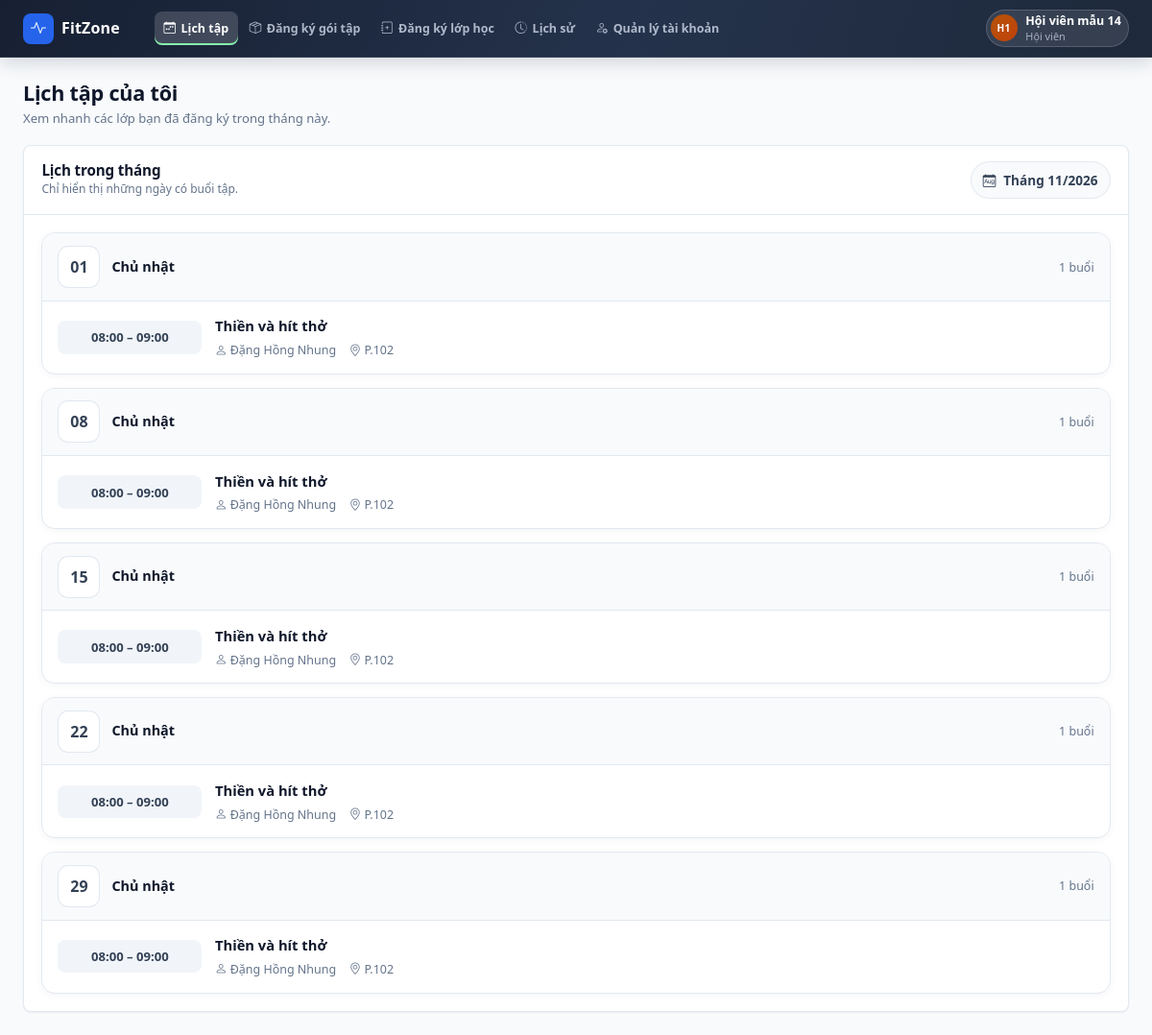
The app's page /customer/index.php (signed in) with its own data.
### tables this page shows
CREATE TABLE `tai_khoan` (
  `id` int(10) unsigned NOT NULL AUTO_INCREMENT,
  `ten_dang_nhap` varchar(50) NOT NULL,
  `mat_khau` varchar(255) NOT NULL,
  `ho_ten` varchar(100) NOT NULL,
  `vai_tro` varchar(20) NOT NULL DEFAULT 'customer',
  `trang_thai` tinyint(1) NOT NULL DEFAULT 1,
  `created_at` datetime NOT NULL DEFAULT current_timestamp(),
  PRIMARY KEY (`id`),
  UNIQUE KEY `uq_tai_khoan_ten` (`ten_dang_nhap`)
);

CREATE TABLE `hoi_vien` (
  `id` int(10) unsigned NOT NULL AUTO_INCREMENT,
  `tai_khoan_id` int(10) unsigned DEFAULT NULL,
  `ho_ten` varchar(100) NOT NULL,
  `sdt` varchar(15) NOT NULL,
  `email` varchar(100) NOT NULL,
  `gioi_tinh` varchar(10) DEFAULT NULL,
  `ngay_sinh` date DEFAULT NULL,
  `dia_chi` varchar(255) DEFAULT NULL,
  `ghi_chu` text DEFAULT NULL,
  `chieu_cao` decimal(5,1) DEFAULT NULL,
  `can_nang` decimal(5,1) DEFAULT NULL,
  `muc_tieu` varchar(100) DEFAULT NULL,
  `trang_thai` varchar(20) NOT NULL DEFAULT 'hoat_dong',
  `deleted_at` datetime DEFAULT NULL,
  `created_at` datetime NOT NULL DEFAULT current_timestamp(),
  `updated_at` datetime NOT NULL DEFAULT current_timestamp() ON UPDATE current_timestamp(),
  PRIMARY KEY (`id`),
  UNIQUE KEY `uq_hoi_vien_email` (`email`),
  KEY `fk_hoi_vien_tai_khoan` (`tai_khoan_id`),
  CONSTRAINT `fk_hoi_vien_tai_khoan` FOREIGN KEY (`tai_khoan_id`) REFERENCES `tai_khoan` (`id`) ON DELETE SET NULL
);

CREATE TABLE `lop_hoc` (
  `id` int(10) unsigned NOT NULL AUTO_INCREMENT,
  `ten_lop` varchar(100) NOT NULL,
  `giao_vien_id` int(10) unsigned NOT NULL,
  `thu_trong_tuan` tinyint(4) NOT NULL,
  `gio_bat_dau` time NOT NULL,
  `gio_ket_thuc` time NOT NULL,
  `ngay_bat_dau` date NOT NULL,
  `ngay_ket_thuc` date NOT NULL,
  `suc_chua` int(11) NOT NULL,
  `phong_hoc` varchar(50) DEFAULT NULL,
  `mo_ta` text DEFAULT NULL,
  `trinh_do` varchar(50) DEFAULT NULL,
  `goi_tap_toi_thieu` varchar(20) NOT NULL DEFAULT 'basic',
  `trang_thai` varchar(20) NOT NULL DEFAULT 'dang_mo',
  `deleted_at` datetime DEFAULT NULL,
  `created_at` datetime NOT NULL DEFAULT current_timestamp(),
  `updated_at` datetime NOT NULL DEFAULT current_timestamp() ON UPDATE current_timestamp(),
  PRIMARY KEY (`id`),
  KEY `fk_lop_hoc_giao_vien` (`giao_vien_id`),
  CONSTRAINT `fk_lop_hoc_giao_vien` FOREIGN KEY (`giao_vien_id`) REFERENCES `giao_vien` (`id`)
);

CREATE TABLE `giao_vien` (
  `id` int(10) unsigned NOT NULL AUTO_INCREMENT,
  `tai_khoan_id` int(10) unsigned DEFAULT NULL,
  `ho_ten` varchar(100) NOT NULL,
  `sdt` varchar(15) NOT NULL,
  `email` varchar(100) NOT NULL,
  `gioi_thieu` text DEFAULT NULL,
  `deleted_at` datetime DEFAULT NULL,
  `created_at` datetime NOT NULL DEFAULT current_timestamp(),
  `updated_at` datetime NOT NULL DEFAULT current_timestamp() ON UPDATE current_timestamp(),
  PRIMARY KEY (`id`),
  UNIQUE KEY `uq_giao_vien_email` (`email`),
  UNIQUE KEY `uq_giao_vien_tai_khoan` (`tai_khoan_id`),
  CONSTRAINT `fk_giao_vien_tai_khoan` FOREIGN KEY (`tai_khoan_id`) REFERENCES `tai_khoan` (`id`) ON DELETE SET NULL
);

### customer/index.php (the view, shortened to what the rows shown need)
<?php
require __DIR__ . '/../common/bootstrap.php';
$menu = require __DIR__ . '/../common/menus/customer.php';
$appRole = 'customer';
$classes = data_customer_classes();
$timezone = new DateTimeZone('Asia/Ho_Chi_Minh');
$today = new DateTimeImmutable('today', $timezone);
$monthStart = $today->modify('first day of this month');
$monthEnd = $today->modify('last day of this month');
$weekdayNames = [
    1 => 'Thứ 2',
    2 => 'Thứ 3',
    3 => 'Thứ 4',
    4 => 'Thứ 5',
    5 => 'Thứ 6',
    6 => 'Thứ 7',
    7 => 'Chủ nhật',
];
$schedule = [];
foreach ($classes as $class) {
    for ($date = $monthStart; $date <= $monthEnd; $date = $date->modify('+1 day')) {
        if ((int) $class['weekday'] !== (int) $date->format('N')) {
            continue;
        }
        $key = $date->format('Y-m-d');
        if (!isset($schedule[$key])) {
            $schedule[$key] = [
                'date' => $date,
                'weekday' => $weekdayNames[(int) $date->format('N')],
                'classes' => [],
            ];
        }
        $schedule[$key]['classes'][] = $class;
    }
}
$partials = __DIR__ . '/../common/partials';
require $partials . '/head.php';
?>
<div class="app-shell">
    <?php require $partials . '/sidebar.php'; ?>
    <div class="app-main">
        <?php require $partials . '/topbar.php'; ?>
        <main class="app-content instructor-schedule" id="main-content">
            <div class="page-head">
                <div>
                    <h1>Lịch tập của tôi</h1>
                </div>
            </div>
            <div class="app-card">
                <div class="app-card-header schedule-heading">
                    <div>
                        <h2>Lịch trong tháng</h2>
                    </div>
                </div>
                <div class="app-card-body">
                    <?php if (!$schedule): ?>
                        <div class="schedule-empty">
                            <span class="schedule-empty-icon"><?= icon('calendar-x') ?></span>
                            <strong>Chưa có lịch tập trong tháng này</strong>
                            <span class="text-tiny">Các lớp bạn đăng ký sẽ xuất hiện tại đây.</span>
                        </div>
                    <?php else: ?>
                        <div class="schedule-list">
                            <?php foreach ($schedule as $day): ?>
                                <section class="schedule-day">
                                    <div class="schedule-day-head">
                                        <span class="schedule-date"><?= e($day['date']->format('d')) ?></span>
                                        <span class="schedule-weekday"><?= e($day['weekday']) ?></span>
                                        <span class="schedule-count"><?= count($day['classes']) ?> buổi</span>
                                    </div>
                                    <div class="schedule-events">
                                        <?php foreach ($day['classes'] as $class): ?>
                                            <div class="schedule-event-row">
                                                <span class="schedule-time"><?= e($class['start'] . ' – ' . $class['end']) ?></span>
                                                <div>
                                                    <div class="schedule-class-name"><?= e($class['name']) ?></div>
                                                    <div class="schedule-details">
                                                        <span><?= icon('person') ?> <?= e($class['instructor']) ?></span>
                                                        <?php if ($class['room'] !== ''): ?>
                                                            <span><?= icon('geo-alt') ?> <?= e($class['room']) ?></span>
                                                        <?php endif; ?>
                                                    </div>
                                                </div>
                                            </div>
                                        <?php endforeach; ?>
                                    </div>
                                </section>
                            <?php endforeach; ?>
                        </div>
                    <?php endif; ?>
                </div>
            </div>
        </main>
    </div>
</div>
<?php require $partials . '/foot.php'; ?>

### common/partials/topbar.php (shortened to what the rows shown need)
<?php
require_once __DIR__ . '/../data/user.php';
$user = app_user($appRole);
$accountHref = '/' . $appRole . '/account';
?>
<header class="app-topbar">
    <a class="app-user text-decoration-none" href="<?= e(url($accountHref)) ?>" aria-label="Mở trang quản lý tài khoản">
        <span class="app-user-meta">
            <strong><?= e($user['name']) ?></strong>
            <span><?= e($user['sub']) ?></span>
        </span>
    </a>
</header>

### common/components/ui.php (shortened to what the rows shown need)
<?php
if (!function_exists('icon')) {
    function icon(string $name, string $class = ''): string
    {
        $name = preg_replace('/[^a-z0-9-]/i', '', $name) ?: 'circle';
        return '<i class="bi bi-' . e($name) . ($class !== '' ? ' ' . e($class) : '') . '" aria-hidden="true"></i>';
    }
}

### records on screen
tai_khoan: ho_ten "Hội viên mẫu 14", ho_ten.email "Hội viên"
lop_hoc: end "08:00 – 09:00", ten_lop "Thiền và hít thở", giao_vien.ho_ten "Đặng Hồng Nhung", phong_hoc "P.102"

### other values on screen
$item['label'] "Lịch tập"
$item['label'] "Đăng ký gói tập"
$item['label'] "Đăng ký lớp học"
$item['label'] "Lịch sử"
$item['label'] "Quản lý tài khoản"
initials($name) "H1"
$today->format('m/Y') "11/2026"
$day['date']->format('d') "01"
$day['weekday'] "Chủ nhật"
count($day['classes']) "1"
$day['date']->format('d') "08"
$day['date']->format('d') "15"
$day['date']->format('d') "22"
$day['date']->format('d') "29"
